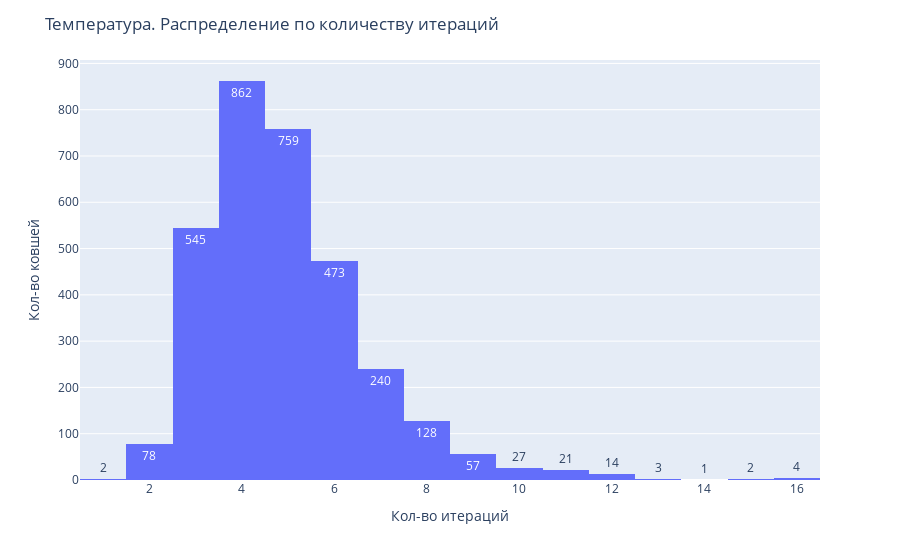

The code cell stored with this chart in its notebook:
### Code cell
fig = px.histogram(data_temp.key.value_counts(), text_auto=True)
fig.update_layout(
    title="Температура. Распределение по количеству итераций",
    xaxis_title="Кол-во итераций",
    yaxis_title="Кол-во ковшей",
    showlegend=False
)
fig.show()

### Figure 1 — Plotly figure (JSON) as saved in the notebook; plotly's stock layout.template omitted (floating-point values rounded to 4 significant figures; data arrays with more than 128 entries replaced by an {"elided": "..."} marker saying what was removed)
{"data": [{"alignmentgroup": "True", "bingroup": "x", "hovertemplate": "variable=key<br>value=%{x}<br>count=%{y}<extra></extra>", "legendgroup": "key", "marker": {"color": "#636efa", "pattern": {"shape": ""}}, "name": "key", "offsetgroup": "key", "orientation": "v", "showlegend": true, "texttemplate": "%{value}", "type": "histogram", "x": {"elided": "3216 int values"}, "xaxis": "x", "yaxis": "y"}], "layout": {"barmode": "relative", "legend": {"title": {"text": "variable"}, "tracegroupgap": 0}, "margin": {"t": 60}, "showlegend": false, "title": {"text": "Температура. Распределение по количеству итераций"}, "xaxis": {"anchor": "y", "domain": [0, 1], "title": {"text": "Кол-во итераций"}}, "yaxis": {"anchor": "x", "domain": [0, 1], "title": {"text": "Кол-во ковшей"}}}}
